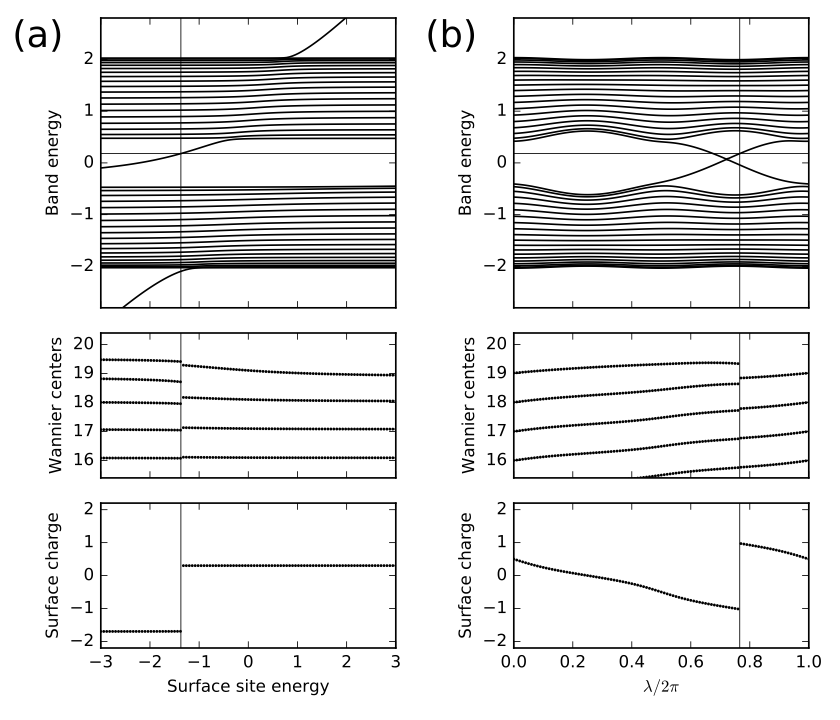

Recreate this plot in Python.
#!/usr/bin/env python
from __future__ import print_function # python3 style print

# Chain with alternating site energies and hoppings
# Study surface properties of finite chain

from pythtb import *
import matplotlib as mpl
import matplotlib.pyplot as plt

# to set up model for given surface energy shift and lambda
def set_model(n_cell,en_shift,lmbd):

  # set parameters of model
  t=-1.0       # average hopping
  Delta=-0.4*np.cos(lmbd)   # site energy alternation
  del_t=-0.3*np.sin(lmbd)   # bond strength alternation

  # construct bulk model
  lat=[[1.0]]
  orb=[[0.0],[0.5]]
  bulk_model=tbmodel(1,1,lat,orb)
  bulk_model.set_onsite([Delta,-Delta])
  bulk_model.add_hop(t+del_t, 0, 1, [0])
  bulk_model.add_hop(t-del_t, 1, 0, [1])

  # cut chain of length n_cell and shift energy on last site
  finite_model=bulk_model.cut_piece(n_cell,0)
  finite_model.set_onsite(en_shift,ind_i=2*n_cell-1,mode='add')

  return finite_model

# set Fermi energy and number of cells
Ef=0.18
n_cell=20
n_orb=2*n_cell

# set number of parameter values to run over
n_param=101

# initialize arrays
params=np.linspace(0.,1.,n_param)
eig_sav=np.zeros((n_orb,n_param),dtype=float)
xbar_sav=np.zeros((n_orb,n_param),dtype=float)
nocc_sav=np.zeros((n_param),dtype=int)
surf_sav=np.zeros((n_param),dtype=float)
count=np.zeros((n_orb),dtype=float)

# initialize plots
mpl.rc('font',size=10)  # set global font size
fig,ax=plt.subplots(3,2,figsize=(7.,6.),
    gridspec_kw={'height_ratios':[2,1,1]},sharex="col")

# loop over two cases: vary surface site energy, or vary lambda
for mycase in ['surface energy','lambda']:

  if mycase == 'surface energy':
    (ax0,ax1,ax2)=ax[:,0]   # axes for plots in left panels
    ax0.text(-0.30,0.90,'(a)',size=22.,transform=ax0.transAxes)
    lmbd=0.15*np.pi*np.ones((n_param),dtype=float)
    en_shift=-3.0+6.0*params
    abscissa=en_shift
  elif mycase == 'lambda':
    (ax0,ax1,ax2)=ax[:,1]   # axes for plots in right panels
    ax0.text(-0.30,0.90,'(b)',size=22.,transform=ax0.transAxes)
    lmbd=params*2.*np.pi
    en_shift=0.2*np.ones((n_param),dtype=float)
    abscissa=params

  # loop over parameter values
  for j in range(n_param):
  
    # set up and solve model; store eigenvalues
    my_model=set_model(n_cell,en_shift[j],lmbd[j])
    (eval,evec)=my_model.solve_all(eig_vectors=True)
  
    # find occupied states
    nocc=(eval<Ef).sum()
    ovec=evec[0:nocc,:]
  
    # get Wannier centers
    xbar_sav[0:nocc,j]=my_model.position_hwf(ovec,0)
  
    # get electron count on each site
    # convert to charge (2 for spin; unit nuclear charge per site)
    # compute surface charge down to depth of 1/3 of chain
    for i in range(n_orb):
      count[i]=np.real(np.vdot(evec[:nocc,i],evec[:nocc,i]))
    charge=-2.*count+1.
    n_cut=int(0.67*n_orb)
    surf_sav[j]=0.5*charge[n_cut-1]+charge[n_cut:].sum()
  
    # save information for plots
    nocc_sav[j]=nocc
    eig_sav[:,j]=eval
  
  ax0.set_xlim(0.,1.)
  ax0.set_ylim(-2.8,2.8)
  ax0.set_ylabel(r"Band energy")
  ax0.axhline(y=Ef,color='k',linewidth=0.5)
  for n in range(n_orb):
    ax0.plot(abscissa,eig_sav[n,:],color='k')
  
  ax1.set_xlim(0.,1.)
  ax1.set_ylim(n_cell-4.6,n_cell+0.4)
  ax1.set_yticks(np.linspace(n_cell-4,n_cell,5))
  #ax1.set_ylabel(r"$\bar{x}$")
  ax1.set_ylabel(r"Wannier centers")
  for j in range(n_param):
    nocc=nocc_sav[j]
    ax1.scatter([abscissa[j]]*nocc,xbar_sav[:nocc,j],color='k',
      s=3.,marker='o',edgecolors='none')
  
  ax2.set_ylim(-2.2,2.2)
  ax2.set_yticks([-2.,-1.,0.,1.,2.])
  ax2.set_ylabel(r"Surface charge")
  if mycase == 'surface energy':
    ax2.set_xlabel(r"Surface site energy")
  elif mycase == 'lambda':
    ax2.set_xlabel(r"$\lambda/2\pi$")
  ax2.set_xlim(abscissa[0],abscissa[-1])
  ax2.scatter(abscissa,surf_sav,color='k',s=3.,marker='o',edgecolors='none')

  # vertical lines denote surface state at right end crossing the Fermi energy
  for j in range(1,n_param):
    if nocc_sav[j] != nocc_sav[j-1]:
      n=min(nocc_sav[j],nocc_sav[j-1])
      frac=(Ef-eig_sav[n,j-1])/(eig_sav[n,j]-eig_sav[n,j-1])
      a_jump=(1-frac)*abscissa[j-1]+frac*abscissa[j]
      if mycase == 'surface energy' or nocc_sav[j] < nocc_sav[j-1]:
        ax0.axvline(x=a_jump,color='k',linewidth=0.5)
        ax1.axvline(x=a_jump,color='k',linewidth=0.5)
        ax2.axvline(x=a_jump,color='k',linewidth=0.5)

fig.tight_layout()
plt.subplots_adjust(left=0.12,wspace=0.4)
fig.savefig("chain_alt_surf.pdf")
